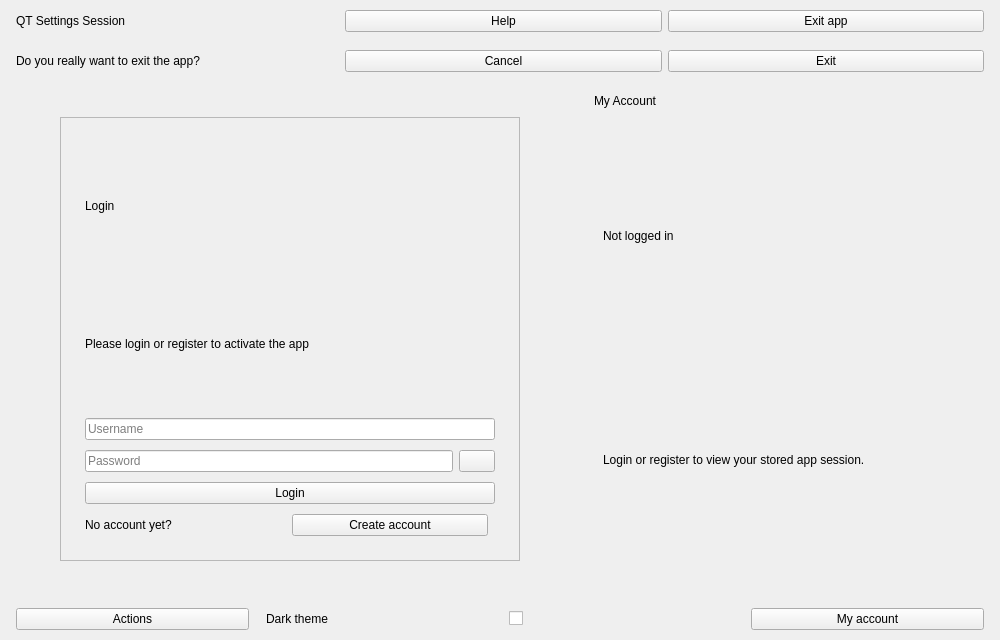
<?xml version="1.0" encoding="UTF-8"?>
<ui version="4.0">
 <class>MainWindow</class>
 <widget class="QMainWindow" name="MainWindow">
  <property name="geometry">
   <rect>
    <x>0</x>
    <y>0</y>
    <width>1000</width>
    <height>640</height>
   </rect>
  </property>
  <property name="windowTitle">
   <string>QAppSettings — Theme &amp; Session Persistence</string>
  </property>
  <widget class="QWidget" name="centralwidget">
   <layout class="QVBoxLayout" name="centralLayout">
    <property name="spacing">
     <number>0</number>
    </property>
    <property name="leftMargin">
     <number>0</number>
    </property>
    <property name="topMargin">
     <number>0</number>
    </property>
    <property name="rightMargin">
     <number>0</number>
    </property>
    <property name="bottomMargin">
     <number>0</number>
    </property>
    <item>
     <widget class="QWidget" name="header">
      <layout class="QHBoxLayout" name="headerLayout">
       <property name="leftMargin">
     <number>16</number>
    </property>
       <property name="topMargin">
     <number>10</number>
    </property>
       <property name="rightMargin">
     <number>16</number>
    </property>
       <property name="bottomMargin">
     <number>10</number>
    </property>
       <item>
        <widget class="QLabel" name="appTitleLabel">
         <property name="text">
          <string>QT Settings Session</string>
         </property>
        </widget>
       </item>
       <item>
        <spacer name="headerSpacer">
         <property name="orientation">
          <enum>Qt::Horizontal</enum>
         </property>
        </spacer>
       </item>
       <item>
        <widget class="QPushButton" name="helpBtn">
         <property name="text">
          <string>Help</string>
         </property>
        </widget>
       </item>
       <item>
        <widget class="QPushButton" name="show_hide_exit_prompt">
         <property name="text">
          <string>Exit app</string>
         </property>
        </widget>
       </item>
      </layout>
     </widget>
    </item>
    <item>
     <widget class="QCustomSlideMenu" name="exitPrompt">
      <layout class="QHBoxLayout" name="exitPromptLayout">
       <property name="leftMargin">
     <number>16</number>
    </property>
       <property name="topMargin">
     <number>8</number>
    </property>
       <property name="rightMargin">
     <number>16</number>
    </property>
       <property name="bottomMargin">
     <number>8</number>
    </property>
       <item>
        <widget class="QLabel" name="exitPromptLabel">
         <property name="text">
          <string>Do you really want to exit the app?</string>
         </property>
        </widget>
       </item>
       <item>
        <spacer name="exitPromptSpacer">
         <property name="orientation">
          <enum>Qt::Horizontal</enum>
         </property>
        </spacer>
       </item>
       <item>
        <widget class="QPushButton" name="close_exit_prompt">
         <property name="text">
          <string>Cancel</string>
         </property>
        </widget>
       </item>
       <item>
        <widget class="QPushButton" name="exit">
         <property name="text">
          <string>Exit</string>
         </property>
        </widget>
       </item>
      </layout>
     </widget>
    </item>
    <item>
     <layout class="QHBoxLayout" name="bodyLayout">
      <property name="spacing">
     <number>0</number>
    </property>
      <item>
       <widget class="QCustomQStackedWidget" name="mainPages">
        <property name="currentIndex">
         <number>0</number>
        </property>
        <widget class="QWidget" name="loginPage">
         <layout class="QVBoxLayout" name="loginPageLayout">
          <property name="leftMargin">
     <number>60</number>
    </property>
          <property name="topMargin">
     <number>30</number>
    </property>
          <property name="rightMargin">
     <number>60</number>
    </property>
          <property name="bottomMargin">
     <number>30</number>
    </property>
          <property name="spacing">
     <number>12</number>
    </property>
          <item>
           <spacer name="loginTopSpacer">
            <property name="orientation">
             <enum>Qt::Vertical</enum>
            </property>
           </spacer>
          </item>
          <item alignment="Qt::AlignHCenter">
           <widget class="QFrame" name="loginCard">
            <property name="minimumSize">
             <size>
              <width>460</width>
              <height>0</height>
             </size>
            </property>
            <property name="maximumSize">
             <size>
              <width>560</width>
              <height>16777215</height>
             </size>
            </property>
            <property name="frameShape">
             <enum>QFrame::StyledPanel</enum>
            </property>
            <layout class="QVBoxLayout" name="loginCardLayout">
             <property name="leftMargin">
     <number>24</number>
    </property>
             <property name="topMargin">
     <number>24</number>
    </property>
             <property name="rightMargin">
     <number>24</number>
    </property>
             <property name="bottomMargin">
     <number>24</number>
    </property>
             <property name="spacing">
     <number>10</number>
    </property>
             <item>
              <widget class="QLabel" name="loginTitle">
               <property name="text">
                <string>Login</string>
               </property>
              </widget>
             </item>
             <item>
              <widget class="QLabel" name="loginResponse">
               <property name="text">
                <string>Please login or register to activate the app</string>
               </property>
               <property name="wordWrap">
                <bool>true</bool>
               </property>
              </widget>
             </item>
             <item>
              <widget class="QLineEdit" name="loginUsername">
               <property name="placeholderText">
                <string>Username</string>
               </property>
              </widget>
             </item>
             <item>
              <layout class="QHBoxLayout" name="loginPasswordRow">
               <property name="spacing">
     <number>6</number>
    </property>
               <item>
                <widget class="QLineEdit" name="loginPassword">
                 <property name="echoMode">
                  <enum>QLineEdit::Password</enum>
                 </property>
                 <property name="placeholderText">
                  <string>Password</string>
                 </property>
                </widget>
               </item>
               <item>
                <widget class="QPushButton" name="showHideLoginPass">
                 <property name="maximumSize">
                  <size>
                   <width>36</width>
                   <height>16777215</height>
                  </size>
                 </property>
                 <property name="text">
                  <string/>
                 </property>
                </widget>
               </item>
              </layout>
             </item>
             <item>
              <widget class="QPushButton" name="submitLogin">
               <property name="text">
                <string>Login</string>
               </property>
              </widget>
             </item>
             <item>
              <layout class="QHBoxLayout" name="loginAltRow">
               <item>
                <widget class="QLabel" name="loginAltLabel">
                 <property name="text">
                  <string>No account yet?</string>
                 </property>
                </widget>
               </item>
               <item>
                <widget class="QPushButton" name="signUpBtn">
                 <property name="text">
                  <string>Create account</string>
                 </property>
                </widget>
               </item>
               <item>
                <spacer name="loginAltSpacer">
                 <property name="orientation">
                  <enum>Qt::Horizontal</enum>
                 </property>
                </spacer>
               </item>
              </layout>
             </item>
            </layout>
           </widget>
          </item>
          <item>
           <spacer name="loginBottomSpacer">
            <property name="orientation">
             <enum>Qt::Vertical</enum>
            </property>
           </spacer>
          </item>
         </layout>
        </widget>
        <widget class="QWidget" name="signUpPage">
         <layout class="QVBoxLayout" name="signUpPageLayout">
          <property name="leftMargin">
     <number>60</number>
    </property>
          <property name="topMargin">
     <number>30</number>
    </property>
          <property name="rightMargin">
     <number>60</number>
    </property>
          <property name="bottomMargin">
     <number>30</number>
    </property>
          <item>
           <spacer name="signupTopSpacer">
            <property name="orientation">
             <enum>Qt::Vertical</enum>
            </property>
           </spacer>
          </item>
          <item alignment="Qt::AlignHCenter">
           <widget class="QFrame" name="signupCard">
            <property name="minimumSize">
             <size>
              <width>460</width>
              <height>0</height>
             </size>
            </property>
            <property name="maximumSize">
             <size>
              <width>560</width>
              <height>16777215</height>
             </size>
            </property>
            <property name="frameShape">
             <enum>QFrame::StyledPanel</enum>
            </property>
            <layout class="QVBoxLayout" name="signupCardLayout">
             <property name="leftMargin">
     <number>24</number>
    </property>
             <property name="topMargin">
     <number>24</number>
    </property>
             <property name="rightMargin">
     <number>24</number>
    </property>
             <property name="bottomMargin">
     <number>24</number>
    </property>
             <property name="spacing">
     <number>10</number>
    </property>
             <item>
              <widget class="QLabel" name="signupTitle">
               <property name="text">
                <string>Create your account</string>
               </property>
              </widget>
             </item>
             <item>
              <widget class="QLabel" name="registerResponse">
               <property name="text">
                <string>Register to generate your app id and key</string>
               </property>
               <property name="wordWrap">
                <bool>true</bool>
               </property>
              </widget>
             </item>
             <item>
              <widget class="QLineEdit" name="signup_username">
               <property name="placeholderText">
                <string>Username</string>
               </property>
              </widget>
             </item>
             <item>
              <layout class="QHBoxLayout" name="signupPasswordRow">
               <property name="spacing">
     <number>6</number>
    </property>
               <item>
                <widget class="QLineEdit" name="signup_password">
                 <property name="echoMode">
                  <enum>QLineEdit::Password</enum>
                 </property>
                 <property name="placeholderText">
                  <string>Password</string>
                 </property>
                </widget>
               </item>
               <item>
                <widget class="QPushButton" name="show_hide_signup_password">
                 <property name="maximumSize">
                  <size>
                   <width>36</width>
                   <height>16777215</height>
                  </size>
                 </property>
                 <property name="text">
                  <string/>
                 </property>
                </widget>
               </item>
              </layout>
             </item>
             <item>
              <layout class="QHBoxLayout" name="signupConfPasswordRow">
               <property name="spacing">
     <number>6</number>
    </property>
               <item>
                <widget class="QLineEdit" name="signup_conf_password">
                 <property name="echoMode">
                  <enum>QLineEdit::Password</enum>
                 </property>
                 <property name="placeholderText">
                  <string>Confirm password</string>
                 </property>
                </widget>
               </item>
               <item>
                <widget class="QPushButton" name="show_hide_signup_conf_password">
                 <property name="maximumSize">
                  <size>
                   <width>36</width>
                   <height>16777215</height>
                  </size>
                 </property>
                 <property name="text">
                  <string/>
                 </property>
                </widget>
               </item>
              </layout>
             </item>
             <item>
              <widget class="QPushButton" name="signup_btn">
               <property name="text">
                <string>Register</string>
               </property>
              </widget>
             </item>
             <item>
              <layout class="QHBoxLayout" name="signupAltRow">
               <item>
                <widget class="QLabel" name="signupAltLabel">
                 <property name="text">
                  <string>Already registered?</string>
                 </property>
                </widget>
               </item>
               <item>
                <widget class="QPushButton" name="loginBtn">
                 <property name="text">
                  <string>Back to login</string>
                 </property>
                </widget>
               </item>
               <item>
                <spacer name="signupAltSpacer">
                 <property name="orientation">
                  <enum>Qt::Horizontal</enum>
                 </property>
                </spacer>
               </item>
              </layout>
             </item>
            </layout>
           </widget>
          </item>
          <item>
           <spacer name="signupBottomSpacer">
            <property name="orientation">
             <enum>Qt::Vertical</enum>
            </property>
           </spacer>
          </item>
         </layout>
        </widget>
        <widget class="QWidget" name="homePage">
         <layout class="QVBoxLayout" name="homePageLayout">
          <property name="leftMargin">
     <number>60</number>
    </property>
          <property name="topMargin">
     <number>30</number>
    </property>
          <property name="rightMargin">
     <number>60</number>
    </property>
          <property name="bottomMargin">
     <number>30</number>
    </property>
          <item>
           <spacer name="homeTopSpacer">
            <property name="orientation">
             <enum>Qt::Vertical</enum>
            </property>
           </spacer>
          </item>
          <item alignment="Qt::AlignHCenter">
           <widget class="QFrame" name="homeCard">
            <property name="minimumSize">
             <size>
              <width>460</width>
              <height>0</height>
             </size>
            </property>
            <property name="maximumSize">
             <size>
              <width>560</width>
              <height>16777215</height>
             </size>
            </property>
            <property name="frameShape">
             <enum>QFrame::StyledPanel</enum>
            </property>
            <layout class="QVBoxLayout" name="homeCardLayout">
             <property name="leftMargin">
     <number>24</number>
    </property>
             <property name="topMargin">
     <number>24</number>
    </property>
             <property name="rightMargin">
     <number>24</number>
    </property>
             <property name="bottomMargin">
     <number>24</number>
    </property>
             <property name="spacing">
     <number>12</number>
    </property>
             <item>
              <widget class="QLabel" name="homeTitle">
               <property name="text">
                <string>App session active</string>
               </property>
              </widget>
             </item>
             <item>
              <widget class="QLabel" name="appDetails">
               <property name="text">
                <string>Your app details will appear here.</string>
               </property>
               <property name="wordWrap">
                <bool>true</bool>
               </property>
              </widget>
             </item>
             <item>
              <widget class="QPushButton" name="logoutBtn">
               <property name="text">
                <string>Logout</string>
               </property>
              </widget>
             </item>
            </layout>
           </widget>
          </item>
          <item>
           <spacer name="homeBottomSpacer">
            <property name="orientation">
             <enum>Qt::Vertical</enum>
            </property>
           </spacer>
          </item>
         </layout>
        </widget>
        <widget class="QWidget" name="networkErrorPage">
         <layout class="QVBoxLayout" name="networkErrorLayout">
          <property name="leftMargin">
     <number>60</number>
    </property>
          <property name="topMargin">
     <number>30</number>
    </property>
          <property name="rightMargin">
     <number>60</number>
    </property>
          <property name="bottomMargin">
     <number>30</number>
    </property>
          <property name="spacing">
     <number>12</number>
    </property>
          <item>
           <spacer name="networkTopSpacer">
            <property name="orientation">
             <enum>Qt::Vertical</enum>
            </property>
           </spacer>
          </item>
          <item>
           <widget class="QLabel" name="networkErrorTitle">
            <property name="text">
             <string>Something went wrong</string>
            </property>
            <property name="alignment">
             <set>Qt::AlignCenter</set>
            </property>
           </widget>
          </item>
          <item>
           <widget class="QLabel" name="networkErrorBody">
            <property name="text">
             <string>The app session could not be verified. Please try again.</string>
            </property>
            <property name="alignment">
             <set>Qt::AlignCenter</set>
            </property>
            <property name="wordWrap">
             <bool>true</bool>
            </property>
           </widget>
          </item>
          <item>
           <widget class="QPushButton" name="tryAgain">
            <property name="text">
             <string>Try again</string>
            </property>
           </widget>
          </item>
          <item>
           <spacer name="networkBottomSpacer">
            <property name="orientation">
             <enum>Qt::Vertical</enum>
            </property>
           </spacer>
          </item>
         </layout>
        </widget>
       </widget>
      </item>
      <item>
       <widget class="QCustomSlideMenu" name="userAccount">
        <layout class="QVBoxLayout" name="userAccountLayout">
         <property name="leftMargin">
     <number>14</number>
    </property>
         <property name="topMargin">
     <number>14</number>
    </property>
         <property name="rightMargin">
     <number>14</number>
    </property>
         <property name="bottomMargin">
     <number>14</number>
    </property>
         <property name="spacing">
     <number>10</number>
    </property>
         <item>
          <widget class="QLabel" name="accountTitle">
           <property name="text">
            <string>My Account</string>
           </property>
          </widget>
         </item>
         <item>
          <widget class="QStackedWidget" name="userAccountPages">
           <property name="currentIndex">
            <number>0</number>
           </property>
           <widget class="QWidget" name="loginAccount">
            <layout class="QVBoxLayout" name="loginAccountLayout">
             <property name="spacing">
     <number>8</number>
    </property>
             <item>
              <widget class="QLabel" name="accountHintTitle">
               <property name="text">
                <string>Not logged in</string>
               </property>
              </widget>
             </item>
             <item>
              <widget class="QLabel" name="accountHintBody">
               <property name="text">
                <string>Login or register to view your stored app session.</string>
               </property>
               <property name="wordWrap">
                <bool>true</bool>
               </property>
              </widget>
             </item>
             <item>
              <spacer name="accountHintSpacer">
               <property name="orientation">
                <enum>Qt::Vertical</enum>
               </property>
              </spacer>
             </item>
            </layout>
           </widget>
           <widget class="QWidget" name="loggedAccountDetails">
            <layout class="QVBoxLayout" name="loggedAccountLayout">
             <property name="spacing">
     <number>6</number>
    </property>
             <item>
              <widget class="QLabel" name="usernameCaption">
               <property name="text">
                <string>Username</string>
               </property>
              </widget>
             </item>
             <item>
              <widget class="QLabel" name="username">
               <property name="text">
                <string>—</string>
               </property>
              </widget>
             </item>
             <item>
              <widget class="QLabel" name="appIdCaption">
               <property name="text">
                <string>App ID</string>
               </property>
              </widget>
             </item>
             <item>
              <widget class="QLabel" name="app_id">
               <property name="text">
                <string>—</string>
               </property>
              </widget>
             </item>
             <item>
              <widget class="QLabel" name="appKeyCaption">
               <property name="text">
                <string>App key</string>
               </property>
              </widget>
             </item>
             <item>
              <widget class="QLabel" name="app_key">
               <property name="text">
                <string>—</string>
               </property>
               <property name="wordWrap">
                <bool>true</bool>
               </property>
              </widget>
             </item>
             <item>
              <widget class="QLabel" name="keyDateCaption">
               <property name="text">
                <string>Expiry date</string>
               </property>
              </widget>
             </item>
             <item>
              <widget class="QLabel" name="key_date">
               <property name="text">
                <string>—</string>
               </property>
              </widget>
             </item>
             <item>
              <spacer name="loggedAccountSpacer">
               <property name="orientation">
                <enum>Qt::Vertical</enum>
               </property>
              </spacer>
             </item>
             <item>
              <widget class="QPushButton" name="logoutUser">
               <property name="text">
                <string>Logout</string>
               </property>
              </widget>
             </item>
            </layout>
           </widget>
          </widget>
         </item>
        </layout>
       </widget>
      </item>
     </layout>
    </item>
    <item>
     <widget class="QWidget" name="footer">
      <layout class="QHBoxLayout" name="footerLayout">
       <property name="leftMargin">
     <number>16</number>
    </property>
       <property name="topMargin">
     <number>10</number>
    </property>
       <property name="rightMargin">
     <number>16</number>
    </property>
       <property name="bottomMargin">
     <number>10</number>
    </property>
       <property name="spacing">
     <number>10</number>
    </property>
       <item>
        <widget class="QPushButton" name="pushButton">
         <property name="text">
          <string>Actions</string>
         </property>
        </widget>
       </item>
       <item>
        <spacer name="footerSpacer">
         <property name="orientation">
          <enum>Qt::Horizontal</enum>
         </property>
        </spacer>
       </item>
       <item>
        <widget class="QLabel" name="themeCaption">
         <property name="text">
          <string>Dark theme</string>
         </property>
        </widget>
       </item>
       <item>
        <widget class="QCheckBox" name="checkBox">
         <property name="text">
          <string/>
         </property>
        </widget>
       </item>
       <item>
        <widget class="QPushButton" name="show_hide_user_account">
         <property name="text">
          <string>My account</string>
         </property>
        </widget>
       </item>
      </layout>
     </widget>
    </item>
   </layout>
  </widget>
 </widget>
 <customwidgets>
  <customwidget>
   <class>QCustomSlideMenu</class>
   <extends>QWidget</extends>
   <header location="global">Custom_Widgets.QCustomSlideMenu.h</header>
  </customwidget>
  <customwidget>
   <class>QCustomQStackedWidget</class>
   <extends>QStackedWidget</extends>
   <header location="global">Custom_Widgets.QCustomQStackedWidget.h</header>
  </customwidget>
 </customwidgets>
 <resources/>
 <connections/>
</ui>
